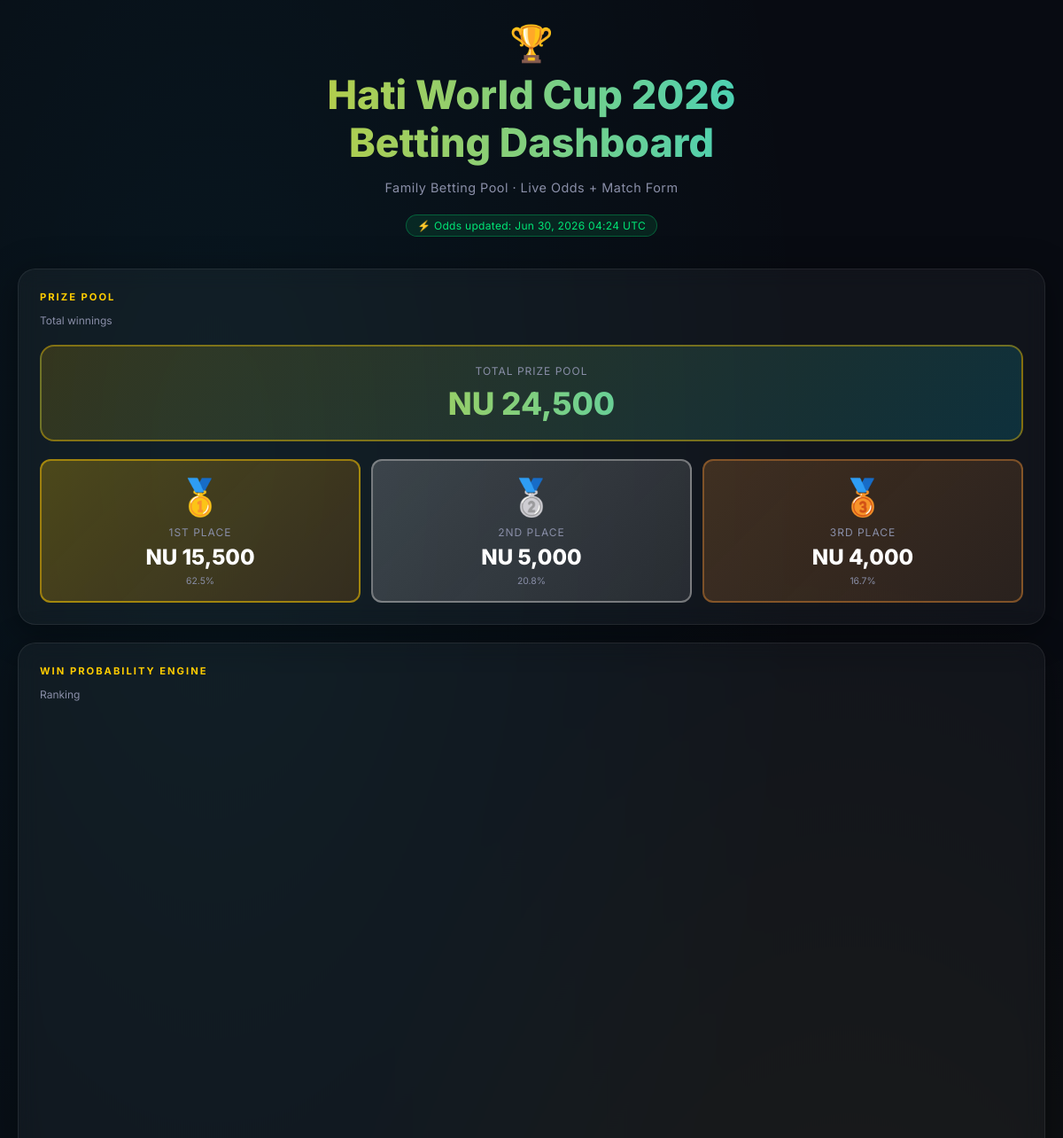
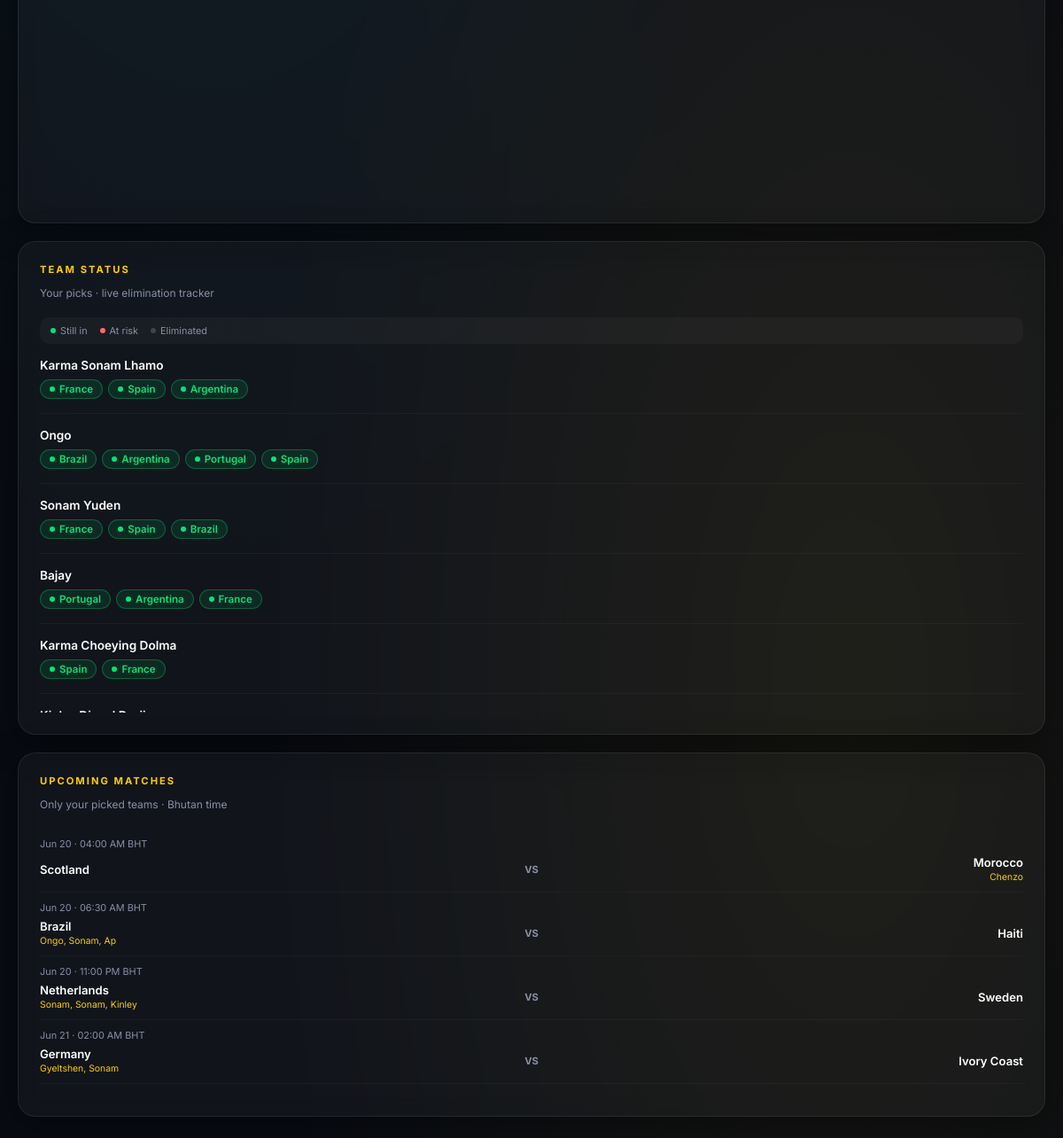
The page / on the database its author committed (2 pictures, top to bottom).
### dashboard/models.py (models this page shows, shortened)
class Participant(models.Model):
    name = models.CharField(max_length=100)

class Team(models.Model):
    name = models.CharField(max_length=100)
    flag_url = models.URLField(blank=True, null=True)
    american_odds = models.IntegerField(default=100) # e.g. +460
    is_eliminated = models.BooleanField(default=False)

### dashboard/views.py (the view)
# urls.py: path('', include('dashboard.urls')),
def dashboard(request):
    probs = calculate_probabilities()
    bhutan_tz = pytz.timezone('Asia/Thimphu')
    picked_team_names = set()
    for p in probs:
        for pick in p['picks']:
            picked_team_names.add(pick['team'])
    picked_teams = Team.objects.filter(name__in=picked_team_names)
    upcoming_matches_raw = Match.objects.filter(
        Q(team_1__in=picked_teams) | Q(team_2__in=picked_teams),
        is_finished=False
    ).order_by('date').select_related('team_1', 'team_2')[:20]
    upcoming_matches = []
    for match in upcoming_matches_raw:
        team1_pickers = [
            p['name'].split()[0]
            for p in probs
            if any(pick['team'] == match.team_1.name for pick in p['picks'])
        ]
        team2_pickers = [
            p['name'].split()[0]
            for p in probs
            if any(pick['team'] == match.team_2.name for pick in p['picks'])
        ]
        match_time_bht = match.date.astimezone(bhutan_tz)
        upcoming_matches.append({
            'team1': match.team_1.name,
            'team2': match.team_2.name,
            'team1_pickers': team1_pickers,
            'team2_pickers': team2_pickers,
            'date': match_time_bht.strftime('%b %d'),
            'time': match_time_bht.strftime('%I:%M %p'),
            'timezone': 'BHT',
        })
    seen_teams = set()
    filtered_matches = []
    for m in upcoming_matches:
        t1, t2 = m['team1'], m['team2']
        if picked_team_names & {t1, t2}:
            key = f"{t1}_{t2}"
            if key not in seen_teams:
                seen_teams.add(key)
                filtered_matches.append(m)
        if len(filtered_matches) >= 10:
            break
    chart_data = json.dumps([
        {'name': p['name'], 'probability': p['probability']}
        for p in probs
    ])
    context = {
        'probabilities': probs,
        'chart_data': chart_data,
        'upcoming_matches': filtered_matches,
        'last_updated': timezone.now().strftime('%b %d, %Y %H:%M UTC'),
    }
    return render(request, 'dashboard/index.html', context)

### dashboard/utils.py (called while the page is built)
def get_implied_probability(american_odds):
    if american_odds > 0:
        return 100 / (american_odds + 100)
    else:
        return abs(american_odds) / (abs(american_odds) + 100) * 100

def get_form_points(team, matches):
    pts = 0
    max_pts = 0
    for m in matches:
        if m.team_1 == team or m.team_2 == team:
            max_pts += 3
            if m.score_1 is not None and m.score_2 is not None:
                if m.team_1 == team:
                    if m.score_1 > m.score_2: pts += 3
                    elif m.score_1 == m.score_2: pts += 1
                else:
                    if m.score_2 > m.score_1: pts += 3
                    elif m.score_2 == m.score_1: pts += 1
    return pts, max_pts

def get_blend_weights(matches_played_count):
    if matches_played_count == 0:
        return 1.0, 0.0
    elif matches_played_count <= 48:
        return 0.6, 0.4
    elif matches_played_count <= 56:
        return 0.4, 0.6
    elif matches_played_count <= 60:
        return 0.3, 0.7
    elif matches_played_count <= 62:
        return 0.2, 0.8
    else:
        return 0.1, 0.9

### dashboard/templates/dashboard/index.html (shortened to what this page needs)
<!DOCTYPE html>
<html lang="en">
<head>
</head>
<body>
    <div class="container">
        <header>
            <div class="trophy">🏆</div>
            <h1>Hati World Cup 2026<br>Betting Dashboard</h1>
            <p class="subtitle">Family Betting Pool · Live Odds + Match Form</p>
            <span class="last-updated">⚡ Odds updated: {{ last_updated }}</span>
        </header>
        <div class="dashboard-grid">
            <div class="card">
                <h2>Prize Pool</h2>
                <p class="card-subtitle">Total winnings</p>
                <div class="prize-pool-container">
                    <div class="prize-total">
                        <div class="prize-total-label">Total Prize Pool</div>
                        <div class="prize-total-amount">NU 24,500</div>
                    </div>
                    <div class="prize-tiers">
                        <div class="prize-tier first">
                            <span class="prize-medal">🥇</span>
                            <div class="prize-position">1st Place</div>
                            <div class="prize-amount prize-first">NU 15,500</div>
                            <div class="prize-distribution">62.5%</div>
                        </div>
                        <div class="prize-tier second">
                            <span class="prize-medal">🥈</span>
                            <div class="prize-position">2nd Place</div>
                            <div class="prize-amount prize-second">NU 5,000</div>
                            <div class="prize-distribution">20.8%</div>
                        </div>
                        <div class="prize-tier third">
                            <span class="prize-medal">🥉</span>
                            <div class="prize-position">3rd Place</div>
                            <div class="prize-amount prize-third">NU 4,000</div>
                            <div class="prize-distribution">16.7%</div>
                        </div>
                    </div>
                </div>
            </div>
            <div class="card">
                <h2>Win Probability Engine</h2>
                <p class="card-subtitle">Ranking</p>
                <div id="prob-chart"></div>
            </div>
            <div class="card">
                <h2>Team Status</h2>
                <p class="card-subtitle">Your picks · live elimination tracker</p>
                <div class="status-legend">
                    <div class="legend-item"><span class="dot dot-active"></span> Still in</div>
                    <div class="legend-item"><span class="dot dot-risk"></span> At risk</div>
                    <div class="legend-item"><span class="dot dot-eliminated"></span> Eliminated</div>
                </div>
                <div class="scroll-box">
                    {% for p in probabilities %}
                    <div class="player-block">
                        <div class="player-block-name">{{ p.name }}</div>
                        <div class="picks-row">
                            {% for pick in p.picks %}
                            {% if pick.is_eliminated %}
                            <span class="pill pill-eliminated">
                                <span class="dot dot-eliminated"></span>
                                {{ pick.team }}
                            </span>
                            {% elif pick.at_risk %}
                            <span class="pill pill-risk">
                                <span class="dot dot-risk"></span>
                                {{ pick.team }}
                            </span>
                            {% else %}
                            <span class="pill pill-active">
                                <span class="dot dot-active"></span>
                                {{ pick.team }}
                            </span>
                            {% endif %}
                            {% endfor %}
                        </div>
                    </div>
                    {% endfor %}
                </div>
            </div>
            <div class="card">
                <h2>Upcoming Matches</h2>
                <p class="card-subtitle">Only your picked teams · Bhutan time</p>
                <div class="scroll-box-sm">
                    {% for m in upcoming_matches %}
                    <div class="match-row">
                        <div class="match-time">{{ m.date }} · {{ m.time }} {{ m.timezone }}</div>
                        <div class="match-teams">
                            <div class="match-team">
                                <div class="match-team-name">{{ m.team1 }}</div>
                                {% if m.team1_pickers %}
                                <div class="match-pickers">{{ m.team1_pickers|join:", " }}</div>
                                {% endif %}
                            </div>
                            <div class="match-vs">VS</div>
                            <div class="match-team match-team-right">
                                <div class="match-team-name">{{ m.team2 }}</div>
                                {% if m.team2_pickers %}
                                <div class="match-pickers">{{ m.team2_pickers|join:", " }}</div>
                                {% endif %}
                            </div>
                        </div>
                    </div>
                    {% empty %}
                    <p style="font-size: 0.8rem; color: var(--text-secondary);">No upcoming matches found.</p>
                    {% endfor %}
                </div>
            </div>
        </div>
    </div>
</body>
</html>

### rows shown on the page
Participant: name "Karma Sonam Lhamo"
Team: team "France" "France" "France" "France"
Team: team "Spain" "Spain" "Spain" "Spain"
Team: team "Argentina" "Argentina" "Argentina"
Participant: name "Ongo"
Team: team "Brazil" "Brazil", team1 "Brazil"
Team: team "Portugal" "Portugal"
Participant: name "Sonam Yuden"
Participant: name "Bajay"
Participant: name "Karma Choeying Dolma"
Team: team1 "Scotland"
Team: team2 "Morocco"
Team: team2 "Haiti"
Team: team1 "Netherlands"
Team: team2 "Sweden"
Team: team1 "Germany"
Team: team2 "Ivory Coast"

### other values the page prints
{{ m.date }} "Jun 20" "Jun 20" "Jun 20" "Jun 21"
{{ m.time }} "04:00 AM" "06:30 AM" "11:00 PM" "02:00 AM"
{{ m.timezone }} "BHT" "BHT" "BHT" "BHT"
{{ m.team2_pickers|join:", " }} "Chenzo"
{{ m.team1_pickers|join:", " }} "Ongo, Sonam, Ap" "Sonam, Sonam, Kinley" "Gyeltshen, Sonam"
